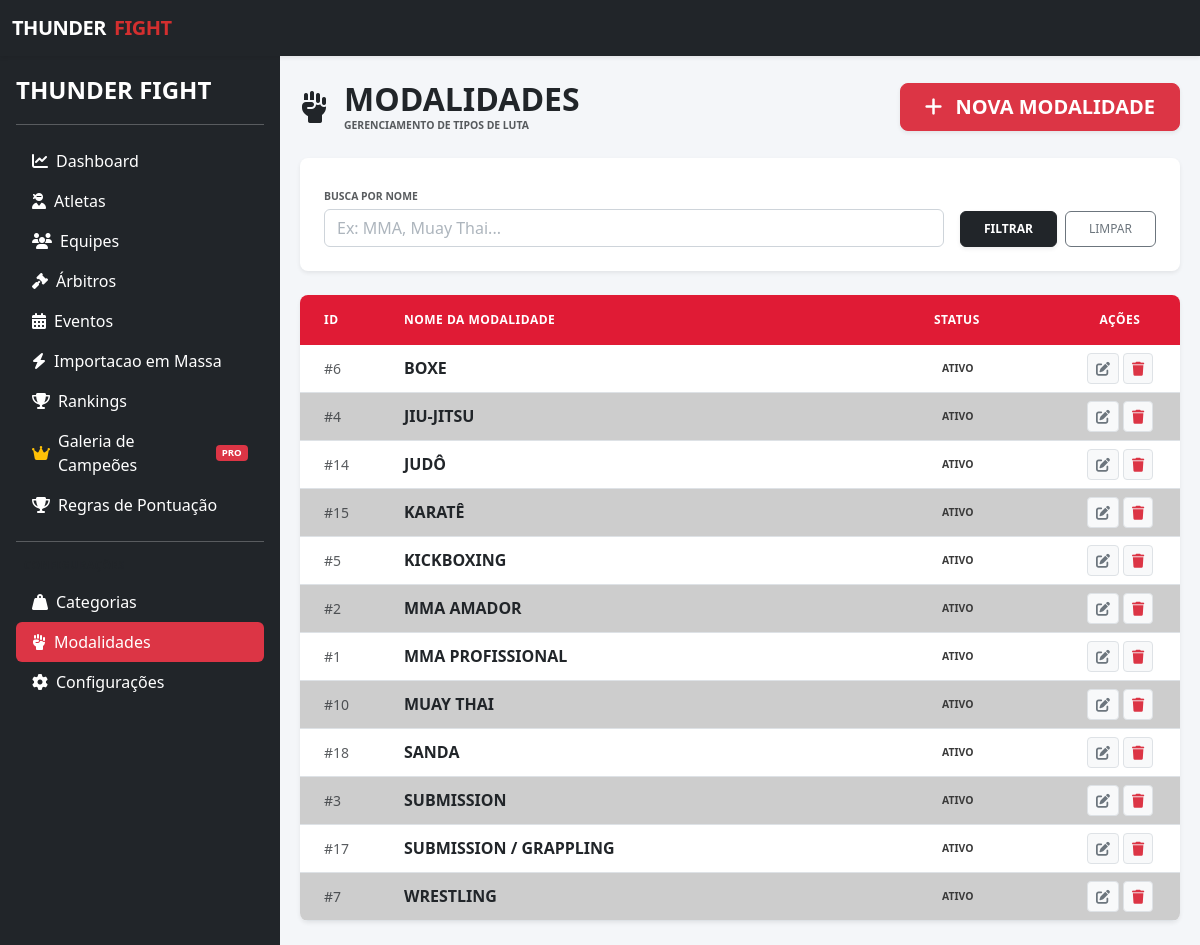
/public/modalidades, run on the app's committed database.
### tables this page shows
CREATE TABLE `modalidade` (
  `id_modalidade` int NOT NULL,
  `nome` varchar(100) DEFAULT NULL,
  `status` enum('ativo','inativo') DEFAULT 'ativo'
);

### app/controllers/ModalidadesController.php (called while the page is built, shortened)
<?php
class ModalidadesController extends BaseController
{
    private $model;
    public function __construct($db)
    {
        $this->db = $db;
        $this->model = new ModalidadeModel($this->db);
    }
    public function index()
    {
        $itensPorPagina = 15;
        $paginaAtual = isset($_GET['pagina']) ? (int)$_GET['pagina'] : 1;
        $offset = ($paginaAtual - 1) * $itensPorPagina;
        $filtroNome = $_GET['nome'] ?? '';
        $totalRegistros = $this->model->contarTotal($filtroNome);
        $modalidades = $this->model->listarPaginado($itensPorPagina, $offset, $filtroNome);
        $totalPaginas = ceil($totalRegistros / $itensPorPagina);
        $this->render('modalidades/index', [
            'modalidades'  => $modalidades,
            'paginaAtual'  => $paginaAtual,
            'totalPaginas' => $totalPaginas,
            'filtroNome'   => $filtroNome,
            'titulo'       => 'Gerenciar Modalidades'
        ]);
    }
}

### public/index.php (called while the page is built, shortened)
<?php
require_once __DIR__ . '/../app/controllers/DashboardController.php';
require_once __DIR__ . '/../app/controllers/ModalidadesController.php';
require_once __DIR__ . '/../app/models/ModalidadeModel.php';
$router = new Router();
$router->add('/', 'DashboardController', 'index');
$router->add('/dashboard', 'DashboardController', 'index');
$router->add('/atletas', 'AtletasController', 'index');
$router->add('/atletas/show', 'AtletasController', 'show');
$router->add('/atletas/create', 'AtletasController', 'create');
$router->add('/atletas/store', 'AtletasController', 'store');
$router->add('/atletas/edit', 'AtletasController', 'edit');
$router->add('/atletas/update', 'AtletasController', 'update');
$router->add('/atletas/delete', 'AtletasController', 'delete');
$router->add('/arbitros', 'ArbitrosController', 'index');
$router->add('/arbitros/show', 'ArbitrosController', 'show');
$router->add('/arbitros/create', 'ArbitrosController', 'create');
$router->add('/arbitros/store', 'ArbitrosController', 'store');
$router->add('/arbitros/edit', 'ArbitrosController', 'edit');
$router->add('/arbitros/update', 'ArbitrosController', 'update');
$router->add('/arbitros/delete', 'ArbitrosController', 'delete');
$router->add('/equipes', 'EquipesController', 'index');
$router->add('/equipes/create', 'EquipesController', 'create');
$router->add('/equipes/store', 'EquipesController', 'store');
$router->add('/equipes/edit', 'EquipesController', 'edit');
$router->add('/equipes/update', 'EquipesController', 'update');
$router->add('/equipes/delete', 'EquipesController', 'delete');
$router->add('/modalidades', 'ModalidadesController', 'index');
$router->add('/modalidades/create', 'ModalidadesController', 'create');
$router->add('/modalidades/store', 'ModalidadesController', 'store');
$router->add('/modalidades/edit', 'ModalidadesController', 'edit');
$router->add('/modalidades/update', 'ModalidadesController', 'update');
$router->add('/modalidades/delete', 'ModalidadesController', 'delete');
$router->add('/graduacao', 'GraduacaoController', 'index');
$router->add('/graduacao/create', 'GraduacaoController', 'create');
$router->add('/graduacao/store', 'GraduacaoController', 'store');
$router->add('/graduacao/edit', 'GraduacaoController', 'edit');
$router->add('/graduacao/update', 'GraduacaoController', 'update');
$router->add('/graduacao/delete', 'GraduacaoController', 'delete');
$router->add('/categorias', 'CategoriasController', 'index');
$router->add('/categorias/create', 'CategoriasController', 'create');
$router->add('/categorias/store', 'CategoriasController', 'store');
$router->add('/categorias/edit', 'CategoriasController', 'edit');
$router->add('/categorias/update', 'CategoriasController', 'update');
$router->add('/categorias/delete', 'CategoriasController', 'delete');
$router->add('/categorias/buscarPorModalidade', 'CategoriasController', 'buscarPorModalidade');
$router->add('/ranking', 'RankingController', 'index');
$router->add('/ranking/buscarCategoriasPorModalidade', 'RankingController', 'buscarCategoriasPorModalidade');
$router->add('/ranking/atualizar', 'RankingController', 'atualizar');
$router->add('/ranking/remover_atleta', 'RankingController', 'remover_atleta');
$router->add('/campeoes', 'HistoricoController', 'index');
$router->add('/campeoes/vacante', 'HistoricoController', 'vacante');
$router->add('/campeoes/registrar', 'HistoricoController', 'registrar');
$router->add('/campeoes/excluir_historico', 'HistoricoController', 'excluir_historico');
$router->add('/campeoes/registrar_pelo_ranking', 'HistoricoController', 'registrar_pelo_ranking');
$router->add('/regras', 'RegrasController', 'index');
$router->add('/regras/create', 'RegrasController', 'create');
$router->add('/regras/store', 'RegrasController', 'store');
$router->add('/regras/edit', 'RegrasController', 'edit');
$router->add('/regras/update', 'RegrasController', 'update');
$router->add('/regras/delete', 'RegrasController', 'delete');
$router->add('/eventos', 'EventosController', 'index');
$router->add('/eventos/create', 'EventosController', 'create');
$router->add('/eventos/store', 'EventosController', 'store');
$router->add('/eventos/edit', 'EventosController', 'edit');
$router->add('/eventos/update', 'EventosController', 'update');
$router->add('/eventos/delete', 'EventosController', 'delete');
$router->add('/eventos/card', 'EventosController', 'lutas');
$router->add('/eventos/reordenar-luta', 'EventosController', 'reordenarLuta');
$router->add('/eventos/lutas', 'EventosController', 'lutas');
$router->add('/eventos/nova-luta', 'EventosController', 'novaLuta');
$router->add('/eventos/salvar-luta', 'EventosController', 'salvarLuta');
$router->add('/eventos/edit-luta', 'EventosController', 'editLuta');
$router->add('/eventos/update-luta', 'EventosController', 'updateLuta');
$router->add('/eventos/excluir-luta', 'EventosController', 'excluirLuta');
$router->add('/eventos/buscarCategoriasPorModalidade', 'EventosController', 'buscarCategoriasPorModalidade');
$router->add('/eventos/lancar-resultado', 'EventosController', 'lancarLuta');
$router->add('/eventos/salvar-resultado', 'EventosController', 'salvarResultado');
$router->add('/importacao', 'ImportacaoController', 'index');
$router->add('/importacao/processar', 'ImportacaoController', 'processar');
$uri = parse_url($_SERVER['REQUEST_URI'], PHP_URL_PATH);
$basePath = parse_url(BASE_URL, PHP_URL_PATH);
if (!empty($basePath) && strpos($uri, $basePath) === 0) {
    $uri = substr($uri, strlen($basePath));
}
$db = Database::getConnection();
$router->run($uri, $db);

### app/models/ModalidadeModel.php (called while the page is built, shortened)
<?php
class ModalidadeModel
{
    private $db;
    public function __construct($db)
    {
        $this->db = $db;
    }
    public function listarPaginado($limite, $offset, $nome = '')
    {
        $sql = "SELECT * FROM modalidade WHERE nome LIKE :nome ORDER BY nome ASC LIMIT :limite OFFSET :offset";
        $stmt = $this->db->prepare($sql);
        $stmt->bindValue(':nome', '%' . $nome . '%', PDO::PARAM_STR);
        $stmt->bindValue(':limite', (int) $limite, PDO::PARAM_INT);
        $stmt->bindValue(':offset', (int) $offset, PDO::PARAM_INT);
        $stmt->execute();
        return $stmt->fetchAll(PDO::FETCH_ASSOC);
    }
}

### app/views/modalidades/index.php (the view, shortened to what this page needs)
<div id="content" class="container-fluid py-4">
    <div class="d-flex justify-content-between align-items-center mb-4">
        <div class="d-flex align-items-center gap-3">
            <i class="fas fa-fist-raised fa-2x text-dark"></i>
            <div>
                <h1 class="h2 fw-bold text-uppercase mb-0 tracking-tighter">Modalidades</h1>
                <p class="text-muted small mb-0 text-uppercase fw-bold" style="font-size: 0.65rem;">Gerenciamento de tipos de luta</p>
            </div>
        </div>
        <a href="<?= BASE_URL ?>/modalidades/create" class="btn btn-danger btn-lg shadow-sm fw-bold px-4">
            <i class="fas fa-plus me-2"></i> NOVA MODALIDADE
        </a>
    </div>
    <div class="card shadow-sm border-0 mb-4 rounded-3">
        <div class="card-body p-4">
            <form method="GET" action="<?= BASE_URL ?>/modalidades" class="row g-3 align-items-end">
                <div class="col-md-9">
                    <label class="form-label text-muted fw-bold small text-uppercase mb-1" style="font-size: 0.65rem;">Busca por Nome</label>
                    <input type="text" name="nome" value="<?= htmlspecialchars($filtroNome ?? '') ?>"
                        class="form-control border-gray-300 shadow-none" placeholder="Ex: MMA, Muay Thai...">
                </div>
                <div class="col-md-3 d-flex gap-2">
                    <button type="submit" class="btn btn-dark fw-bold flex-grow-1 text-uppercase py-2 shadow-sm" style="font-size: 0.75rem;">Filtrar</button>
                    <a href="<?= BASE_URL ?>/modalidades" class="btn btn-outline-secondary flex-grow-1 text-uppercase py-2" style="font-size: 0.75rem;">Limpar</a>
                </div>
            </form>
        </div>
    </div>
    <div class="card shadow-sm border-0 rounded-3 overflow-hidden">
        <div class="table-responsive">
            <table class="table table-zebra table-hover align-middle mb-0">
                <thead class="bg-light">
                    <tr class="text-muted small text-uppercase fw-bold" style="font-size: 0.7rem; letter-spacing: 1px;">
                        <th class="px-4 py-3 border-0" style="width: 80px;">ID</th>
                        <th class="px-4 py-3 border-0">Nome da Modalidade</th>
                        <th class="px-4 py-3 border-0" style="width: 150px;">Status</th>
                        <th class="px-4 py-3 border-0 text-center" style="width: 120px;">Ações</th>
                    </tr>
                </thead>
                <tbody>
                    <?php if (empty($modalidades)): ?>
                        <tr>
                            <td colspan="4" class="text-center py-4 text-muted small text-uppercase">Nenhuma modalidade encontrada.</td>
                        </tr>
                    <?php else: ?>
                        <?php foreach ($modalidades as $m): ?>
                        <tr>
                            <td class="px-4 text-muted small">#<?= $m['id_modalidade'] ?></td>
                            <td class="px-4">
                                <span class="fw-bold text-dark text-uppercase"><?= htmlspecialchars($m['nome']) ?></span>
                            </td>
                            <td class="px-4">
                                <?php
                                    $status = $m['status'] ?? 'inativo';
                                    if ($status === 'ativo'):
                                ?>
                                    <span class="badge bg-success-soft text-uppercase fw-bold p-2" style="font-size: 0.65rem; color: #3a3a3a;">Ativo</span>
                                <?php else: ?>
                                    <span class="badge bg-danger-soft text-uppercase fw-bold p-2" style="font-size: 0.65rem; color: #e01b35;">Inativo</span>
                                <?php endif; ?>
                            </td>
                            <td class="px-4 text-center">
                                <div class="d-flex justify-content-center gap-1">
                                    <a href="<?= BASE_URL ?>/modalidades/edit?id=<?= $m['id_modalidade'] ?>"
                                       class="btn btn-sm btn-light text-secondary border shadow-none" title="Editar">
                                        <i class="fas fa-edit"></i>
                                    </a>
                                    <button onclick="confirmarExclusao(<?= $m['id_modalidade'] ?>)"
                                            class="btn btn-sm btn-light text-danger border shadow-none" title="Excluir">
                                        <i class="fas fa-trash"></i>
                                    </button>
                                </div>
                            </td>
                        </tr>
                        <?php endforeach; ?>
                    <?php endif; ?>
                </tbody>
            </table>
        </div>
    </div>
</div>

### app/views/layout/header.php (style rules this page uses)
:root { --thunder-red: #d32f2f; --thunder-dark: #1a1a1a; }
body { background-color: #f4f6f9; font-family: 'Segoe UI', Tahoma, Geneva, Verdana, sans-serif; }
#content { flex: 1; padding: 20px; transition: all 0.3s; }

### app/views/modalidades/index.php (style rules this page uses)
.card .form-control, .card .form-select { border: 1px solid #ced4da !important; background-color: #ffffff !important; color: #212529 !important; font-weight: 500; height: 38px; }
.card .form-control::placeholder { color: #adb5bd; }
.table thead th { background-color: #e01b35; color: #ffffff; font-weight: 700; text-transform: uppercase; font-size: 0.75rem; letter-spacing: 0.5px; border-bottom: 2px solid #dee2e6; }
.table-zebra tbody tr:nth-of-type(even) td { background-color: #cdcdcd !important; }
.table-zebra tbody tr:nth-of-type(odd) td { background-color: #ffffff !important; }
.table-zebra thead th { background-color: #e01b35 !important; color: #ffffff !important; }
.badge { font-weight: 600; font-size: 0.7rem; border-radius: 4px; }

### data on the page
modalidade: id_modalidade "6", nome "BOXE", status "ATIVO"
modalidade: id_modalidade "4", nome "JIU-JITSU", status "ATIVO"
modalidade: id_modalidade "14", nome "JUDÔ", status "ATIVO"
modalidade: id_modalidade "15", nome "KARATÊ", status "ATIVO"
modalidade: id_modalidade "5", nome "KICKBOXING", status "ATIVO"
modalidade: id_modalidade "2", nome "MMA AMADOR", status "ATIVO"
modalidade: id_modalidade "1", nome "MMA PROFISSIONAL", status "ATIVO"
modalidade: id_modalidade "10", nome "MUAY THAI", status "ATIVO"
modalidade: id_modalidade "18", nome "SANDA", status "ATIVO"
modalidade: id_modalidade "3", nome "SUBMISSION", status "ATIVO"
modalidade: id_modalidade "17", nome "SUBMISSION / GRAPPLING", status "ATIVO"
modalidade: id_modalidade "7", nome "WRESTLING", status "ATIVO"
